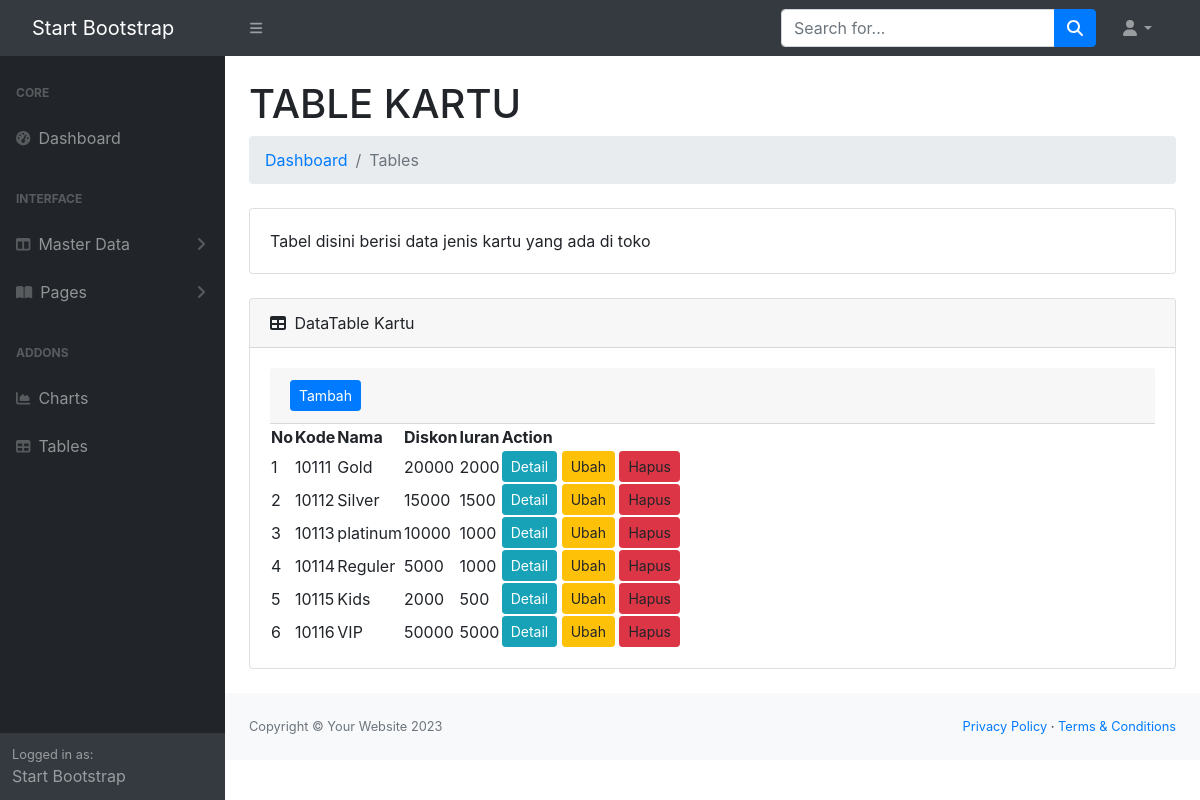
The app's page /index.php?url=kartu with its own data.
### tables this page shows
CREATE TABLE `kartu` (
  `id` int(11) NOT NULL,
  `kode` varchar(6) DEFAULT NULL,
  `nama` varchar(30) NOT NULL,
  `diskon` double DEFAULT NULL,
  `iuran` double DEFAULT NULL
);

### models/Kartu.php (called while the page is built, shortened)
<?php
class Kartu {
    private $koneksi;
    public function __construct(){
        global $dbh;
        $this->koneksi = $dbh;
    }
    public function Kartu(){
        $sql = "SELECT * FROM kartu";
        $ps = $this->koneksi->prepare($sql);
        $ps->execute();
        $rs = $ps->fetchAll();
        return $rs;
    }
}
?>

### kartu.php (the view, shortened to what this page needs)
<?php
$model = new Kartu();
$kartu = $model->Kartu();
?>
                        <h1 class="mt-4">TABLE KARTU</h1>
                        <ol class="breadcrumb mb-4">
                            <li class="breadcrumb-item"><a href="index.php?url=dashboard">Dashboard</a></li>
                            <li class="breadcrumb-item active">Tables</li>
                        </ol>
                        <div class="card mb-4">
                            <div class="card-body">
                                Tabel disini berisi data jenis kartu yang ada di toko
                            </div>
                        </div>
                        <div class="card mb-4">
                            <div class="card-header">
                                <i class="fas fa-table me-1"></i>
                                DataTable Kartu
                            </div>
                            <div class="card-body">
                            <div class="card-header">
                                    <a href="index.php?url=kartu_form" class="btn btn-primary btn-sm"> Tambah</a>
                                </div>
                                <table id="datatablesSimple">
                                    <thead>
                                        <tr>
                                            <th>No</th>
                                            <th>Kode</th>
                                            <th>Nama </th>
                                            <th>Diskon</th>
                                            <th>Iuran</th>
                                            <th>Action</th>
                                        </tr>
                                    </thead>
                                    <tbody>
                                        <?php
                                            $no = 1;
                                            foreach($kartu as $row){
                                                ?>
                                            <tr>
                                                <td><?= $no ?></td>
                                                <td><?= $row['kode']?></td>
                                                <td><?= $row['nama']?></td>
                                                <td><?= $row['diskon']?></td>
                                                <td><?= $row['iuran']?></td>
                                                <td>
                                                    <form action="kartu_controller.php" method="POST">
                                                        <a class="btn btn-info btn-sm" href="index.php?url=kartu_detail&id=<?= $row ['id'] ?>">Detail</a>
                                                        <a class="btn btn-warning btn-sm">Ubah</a>
                                                        <a class="btn btn-danger btn-sm">Hapus</a>
                                                    </form>
                                                </td>
                                            </tr>
                                        <?php
                                            $no++;
                                        }
                                        ?>
                                    </tbody>
                                </table>
                            </div>
</div>
</div>
                <?php
                    include_once 'bottom.php';
                ?>

### top.php (shortened to what this page needs)
<!DOCTYPE html>
<html lang="en">
    <head>
        <link href="css/styles.css" rel="stylesheet" />
        <link href="https://cdn.jsdelivr.net/npm/simple-datatables@7.1.2/dist/style.min.css" rel="stylesheet" />
        <link rel="stylesheet" href="https://stackpath.bootstrapcdn.com/bootstrap/4.1.3/css/bootstrap.min.css">
        <link rel="stylesheet" href="https://maxcdn.bootstrapcdn.com/font-awesome/4.7.0/css/font-awesome.min.css">
    </head>
    <body>
        <nav class="sb-topnav navbar navbar-expand navbar-dark bg-dark">
            <a class="navbar-brand ps-3" href="index.html">Start Bootstrap</a>
            <button class="btn btn-link btn-sm order-1 order-lg-0 me-4 me-lg-0" id="sidebarToggle" href="#!"><i class="fas fa-bars"></i></button>
            <form class="d-none d-md-inline-block form-inline ms-auto me-0 me-md-3 my-2 my-md-0">
                <div class="input-group">
                    <input class="form-control" type="text" placeholder="Search for..." aria-label="Search for..." aria-describedby="btnNavbarSearch" />
                    <button class="btn btn-primary" id="btnNavbarSearch" type="button"><i class="fas fa-search"></i></button>
                </div>
            </form>
            <ul class="navbar-nav ms-auto ms-md-0 me-3 me-lg-4">
                <li class="nav-item dropdown">
                    <a class="nav-link dropdown-toggle" id="navbarDropdown" href="#" role="button" data-bs-toggle="dropdown" aria-expanded="false"><i class="fas fa-user fa-fw"></i></a>
                </li>
            </ul>
        </nav>

### menu.php (shortened to what this page needs)
<div id="layoutSidenav">
            <div id="layoutSidenav_nav">
                <nav class="sb-sidenav accordion sb-sidenav-dark" id="sidenavAccordion">
                    <div class="sb-sidenav-menu">
                        <div class="nav">
                            <div class="sb-sidenav-menu-heading">Core</div>
                            <a class="nav-link" href="index.php?url=dashboard">
                                <div class="sb-nav-link-icon"><i class="fas fa-tachometer-alt"></i></div>
                                Dashboard
                            </a>
                            <div class="sb-sidenav-menu-heading">Interface</div>
                            <a class="nav-link collapsed" href="#" data-bs-toggle="collapse" data-bs-target="#collapseLayouts" aria-expanded="false" aria-controls="collapseLayouts">
                                <div class="sb-nav-link-icon"><i class="fas fa-columns"></i></div>
                                Master Data
                                <div class="sb-sidenav-collapse-arrow"><i class="fas fa-angle-down"></i></div>
                            </a>
                            <a class="nav-link collapsed" href="#" data-bs-toggle="collapse" data-bs-target="#collapsePages" aria-expanded="false" aria-controls="collapsePages">
                                <div class="sb-nav-link-icon"><i class="fas fa-book-open"></i></div>
                                Pages
                                <div class="sb-sidenav-collapse-arrow"><i class="fas fa-angle-down"></i></div>
                            </a>
                            <div class="sb-sidenav-menu-heading">Addons</div>
                            <a class="nav-link" href="charts.html">
                                <div class="sb-nav-link-icon"><i class="fas fa-chart-area"></i></div>
                                Charts
                            </a>
                            <a class="nav-link" href="tables.html">
                                <div class="sb-nav-link-icon"><i class="fas fa-table"></i></div>
                                Tables
                            </a>
                        </div>
                    </div>
                    <div class="sb-sidenav-footer">
                        <div class="small">Logged in as:</div>
                        Start Bootstrap
                    </div>
                </nav>
            </div>

### index.php (shortened to what this page needs)
<?php
include_once 'koneksi.php';
include_once 'models/Kartu.php';
include_once 'top.php';
include_once 'menu.php';
?>
 <div id="layoutSidenav_content">
                <main>
                    <div class="container-fluid px-4">
                        <?php
                        $url = $_GET['url'];
                        if($url == 'dashboard'){
                            include_once 'dashboard.php';
                        } else if (!empty($url)){
                            include_once ''.$url.'.php';
                        } else { 'dashboard.php';
                        }
                        ?>
<?php
include_once 'bottom.php';
?>

### bottom.php (shortened to what this page needs)
<footer class="py-4 bg-light mt-auto">
                    <div class="container-fluid px-4">
                        <div class="d-flex align-items-center justify-content-between small">
                            <div class="text-muted">Copyright &copy; Your Website 2023</div>
                            <div>
                                <a href="#">Privacy Policy</a>
                                &middot;
                                <a href="#">Terms &amp; Conditions</a>
                            </div>
                        </div>
                    </div>
                </footer>
            </div>
        </div>
    </body>
</html>

### records on screen
kartu: kode "10111", nama "Gold", diskon "20000", iuran "2000"
kartu: kode "10112", nama "Silver", diskon "15000", iuran "1500"
kartu: kode "10113", nama "platinum", diskon "10000", iuran "1000"
kartu: kode "10114", nama "Reguler", diskon "5000", iuran "1000"
kartu: kode "10115", nama "Kids", diskon "2000", iuran "500"
kartu: kode "10116", nama "VIP", diskon "50000", iuran "5000"
